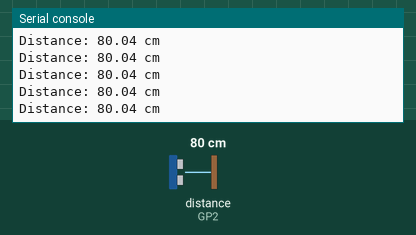
Recording of a program running on a simulated Raspberry Pi Pico running MicroPython. On the bench: the last lines printed to the serial console. The inputs (shaded band) are chosen by the test bench; at power-on: distance to the obstacle (sensor on GP2) 80 cm. The echo pulse lasts 58.3 µs per cm.

Above: at 1.2 s.
1.3 s: distance to the obstacle (sensor on GP2) set to 2 cm
At 1.38 s:
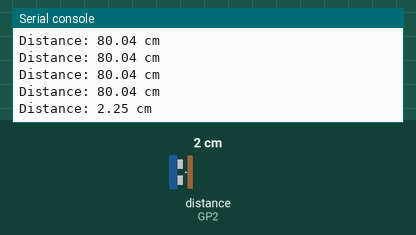
2.8 s: distance to the obstacle (sensor on GP2) set to 4 cm
At 2.89 s:
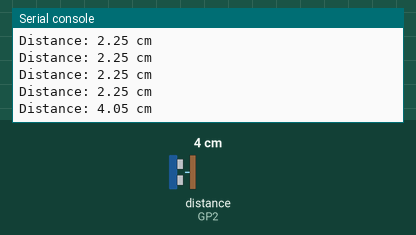
Timing chart, 0 to 5.8 s (numbered marks = the images above; inputs shaded):
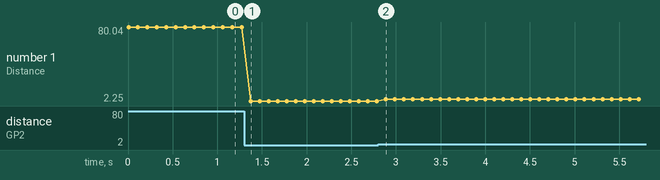

Measured:
- after the input at 1.3 s, the serial console: prints a new line after 0.07 s (image 1)
- after the input at 2.8 s, the serial console: prints a new line after 0.09 s (image 2)
- plotted number 1: 80.04 → 2.25 after the input at 1.3 s, 2.25 → 4.05 after the input at 2.8 s

The program:

_test_hcsr.py
```python
import machine
import time

# ピンの設定
trigger = machine.Pin(3, machine.Pin.OUT)
echo = machine.Pin(2, machine.Pin.IN)


def get_distance():
    # トリガーを送信
    trigger.low()
    time.sleep_us(2)
    trigger.high()
    time.sleep_us(10)
    trigger.low()

    # エコーの開始時間を取得
    while echo.value() == 0:
        start = time.ticks_us()

    # エコーの終了時間を取得
    while echo.value() == 1:
        end = time.ticks_us()

    # 時間の差分を計算
    duration = time.ticks_diff(end, start)

    # 距離を計算 (音速 = 34300 cm/s)
    distance = (duration * 0.0343) / 2
    return distance


while True:
    dist = get_distance()
    print("Distance: {:.2f} cm".format(dist))
    time.sleep(0.1)


class HCSR04:
    def __init__(self, trigger_pin, echo_pin):
        self.trigger = machine.Pin(trigger_pin, machine.Pin.OUT)
        self.echo = machine.Pin(echo_pin, machine.Pin.IN)

    def get_distance(self):
        # トリガーを送信
        self.trigger.low()
        time.sleep_us(2)
        self.trigger.high()
        time.sleep_us(10)
        self.trigger.low()

        # エコーの開始時間を取得
        while self.echo.value() == 0:
            start = time.ticks_us()

        # エコーの終了時間を取得
        while self.echo.value() == 1:
            end = time.ticks_us()

        # 時間の差分を計算
        duration = time.ticks_diff(end, start)

        # 距離を計算 (音速 = 34300 cm/s)
        distance = (duration * 0.0343) / 2
        return distance
```
